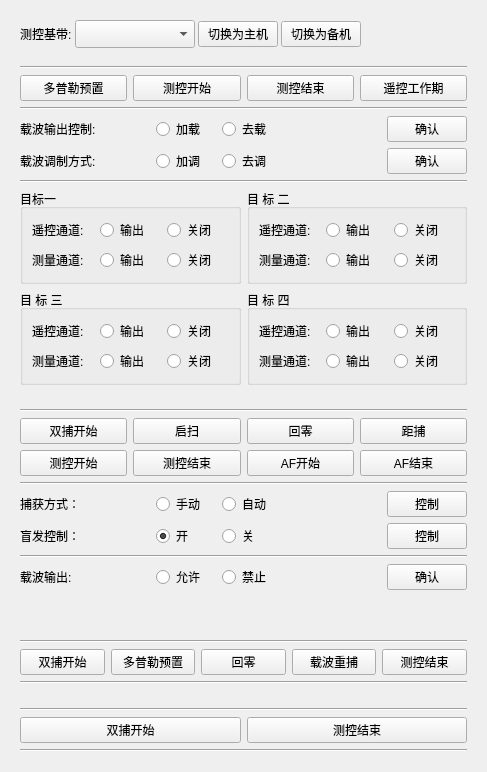
<?xml version="1.0" encoding="UTF-8"?>
<ui version="4.0">
 <class>SystemCaptureProcessControl</class>
 <widget class="QWidget" name="SystemCaptureProcessControl">
  <property name="geometry">
   <rect>
    <x>0</x>
    <y>0</y>
    <width>487</width>
    <height>772</height>
   </rect>
  </property>
  <property name="windowTitle">
   <string>Form</string>
  </property>
  <layout class="QVBoxLayout" name="verticalLayout">
   <item>
    <widget class="QWidget" name="widget" native="true">
     <layout class="QHBoxLayout" name="horizontalLayout_6">
      <property name="spacing">
       <number>3</number>
      </property>
      <property name="leftMargin">
       <number>9</number>
      </property>
      <property name="topMargin">
       <number>9</number>
      </property>
      <property name="rightMargin">
       <number>9</number>
      </property>
      <property name="bottomMargin">
       <number>3</number>
      </property>
      <item>
       <widget class="QLabel" name="label">
        <property name="text">
         <string>测控基带:</string>
        </property>
       </widget>
      </item>
      <item>
       <widget class="QComboBox" name="macb">
        <property name="minimumSize">
         <size>
          <width>120</width>
          <height>28</height>
         </size>
        </property>
       </widget>
      </item>
      <item>
       <widget class="QPushButton" name="switchMaster">
        <property name="text">
         <string>切换为主机</string>
        </property>
       </widget>
      </item>
      <item>
       <widget class="QPushButton" name="switchSlave">
        <property name="text">
         <string>切换为备机</string>
        </property>
       </widget>
      </item>
      <item>
       <spacer name="horizontalSpacer">
        <property name="orientation">
         <enum>Qt::Horizontal</enum>
        </property>
        <property name="sizeHint" stdset="0">
         <size>
          <width>164</width>
          <height>20</height>
         </size>
        </property>
       </spacer>
      </item>
     </layout>
    </widget>
   </item>
   <item>
    <widget class="QWidget" name="k2" native="true">
     <layout class="QVBoxLayout" name="verticalLayout_2">
      <item>
       <widget class="Line" name="line_3">
        <property name="orientation">
         <enum>Qt::Horizontal</enum>
        </property>
       </widget>
      </item>
      <item>
       <layout class="QGridLayout" name="gridLayout_6">
        <item row="0" column="0">
         <widget class="QPushButton" name="k2_dopplerPresets">
          <property name="text">
           <string>多普勒预置</string>
          </property>
         </widget>
        </item>
        <item row="0" column="1">
         <widget class="QPushButton" name="k2_controlStart">
          <property name="text">
           <string>测控开始</string>
          </property>
         </widget>
        </item>
        <item row="0" column="2">
         <widget class="QPushButton" name="k2_controlEnd">
          <property name="text">
           <string>测控结束</string>
          </property>
         </widget>
        </item>
        <item row="0" column="3">
         <widget class="QPushButton" name="k2_remoConWorkPeriod">
          <property name="text">
           <string>遥控工作期</string>
          </property>
         </widget>
        </item>
       </layout>
      </item>
      <item>
       <widget class="Line" name="line_2">
        <property name="orientation">
         <enum>Qt::Horizontal</enum>
        </property>
       </widget>
      </item>
      <item>
       <layout class="QHBoxLayout" name="horizontalLayout_5" stretch="0,0,0,1,0">
        <item>
         <widget class="QLabel" name="label_24">
          <property name="minimumSize">
           <size>
            <width>130</width>
            <height>0</height>
           </size>
          </property>
          <property name="text">
           <string>载波输出控制:</string>
          </property>
         </widget>
        </item>
        <item>
         <widget class="QRadioButton" name="k2_carrier_on">
          <property name="minimumSize">
           <size>
            <width>60</width>
            <height>0</height>
           </size>
          </property>
          <property name="text">
           <string>加载</string>
          </property>
         </widget>
        </item>
        <item>
         <widget class="QRadioButton" name="k2_carrier_off">
          <property name="minimumSize">
           <size>
            <width>60</width>
            <height>0</height>
           </size>
          </property>
          <property name="text">
           <string>去载</string>
          </property>
         </widget>
        </item>
        <item>
         <spacer name="horizontalSpacer_18">
          <property name="orientation">
           <enum>Qt::Horizontal</enum>
          </property>
          <property name="sizeHint" stdset="0">
           <size>
            <width>40</width>
            <height>20</height>
           </size>
          </property>
         </spacer>
        </item>
        <item>
         <widget class="QPushButton" name="k2_carrier">
          <property name="text">
           <string>确认</string>
          </property>
         </widget>
        </item>
       </layout>
      </item>
      <item>
       <layout class="QHBoxLayout" name="horizontalLayout_22" stretch="0,0,0,1,0">
        <item>
         <widget class="QLabel" name="label_25">
          <property name="minimumSize">
           <size>
            <width>130</width>
            <height>0</height>
           </size>
          </property>
          <property name="text">
           <string>载波调制方式:</string>
          </property>
         </widget>
        </item>
        <item>
         <widget class="QRadioButton" name="k2_adjunct_on">
          <property name="minimumSize">
           <size>
            <width>60</width>
            <height>0</height>
           </size>
          </property>
          <property name="text">
           <string>加调</string>
          </property>
         </widget>
        </item>
        <item>
         <widget class="QRadioButton" name="k2_adjunct_off">
          <property name="minimumSize">
           <size>
            <width>60</width>
            <height>0</height>
           </size>
          </property>
          <property name="text">
           <string>去调</string>
          </property>
         </widget>
        </item>
        <item>
         <spacer name="horizontalSpacer_19">
          <property name="orientation">
           <enum>Qt::Horizontal</enum>
          </property>
          <property name="sizeHint" stdset="0">
           <size>
            <width>40</width>
            <height>20</height>
           </size>
          </property>
         </spacer>
        </item>
        <item>
         <widget class="QPushButton" name="k2_adjunct">
          <property name="text">
           <string>确认</string>
          </property>
         </widget>
        </item>
       </layout>
      </item>
      <item>
       <widget class="Line" name="line">
        <property name="orientation">
         <enum>Qt::Horizontal</enum>
        </property>
       </widget>
      </item>
      <item>
       <layout class="QHBoxLayout" name="horizontalLayout">
        <item>
         <widget class="QGroupBox" name="groupBox_1">
          <property name="minimumSize">
           <size>
            <width>0</width>
            <height>0</height>
           </size>
          </property>
          <property name="title">
           <string>目标一</string>
          </property>
          <layout class="QGridLayout" name="gridLayout">
           <item row="1" column="2">
            <widget class="QRadioButton" name="target1_m_off">
             <property name="text">
              <string>关闭</string>
             </property>
            </widget>
           </item>
           <item row="0" column="0">
            <widget class="QLabel" name="label">
             <property name="minimumSize">
              <size>
               <width>50</width>
               <height>0</height>
              </size>
             </property>
             <property name="text">
              <string>遥控通道:</string>
             </property>
            </widget>
           </item>
           <item row="1" column="1">
            <widget class="QRadioButton" name="target1_m_on">
             <property name="text">
              <string>输出</string>
             </property>
            </widget>
           </item>
           <item row="1" column="0">
            <widget class="QLabel" name="label_2">
             <property name="minimumSize">
              <size>
               <width>50</width>
               <height>0</height>
              </size>
             </property>
             <property name="text">
              <string>测量通道:</string>
             </property>
            </widget>
           </item>
           <item row="0" column="1">
            <widget class="QRadioButton" name="target1_r_on">
             <property name="text">
              <string>输出</string>
             </property>
            </widget>
           </item>
           <item row="0" column="2">
            <widget class="QRadioButton" name="target1_r_off">
             <property name="text">
              <string>关闭</string>
             </property>
            </widget>
           </item>
          </layout>
         </widget>
        </item>
        <item>
         <widget class="QGroupBox" name="groupBox_2">
          <property name="minimumSize">
           <size>
            <width>0</width>
            <height>0</height>
           </size>
          </property>
          <property name="title">
           <string>目 标 二</string>
          </property>
          <layout class="QGridLayout" name="gridLayout_4">
           <item row="1" column="1">
            <widget class="QRadioButton" name="target2_m_on">
             <property name="text">
              <string>输出</string>
             </property>
            </widget>
           </item>
           <item row="1" column="2">
            <widget class="QRadioButton" name="target2_m_off">
             <property name="text">
              <string>关闭</string>
             </property>
            </widget>
           </item>
           <item row="0" column="2">
            <widget class="QRadioButton" name="target2_r_off">
             <property name="text">
              <string>关闭</string>
             </property>
            </widget>
           </item>
           <item row="1" column="0">
            <widget class="QLabel" name="label_7">
             <property name="minimumSize">
              <size>
               <width>50</width>
               <height>0</height>
              </size>
             </property>
             <property name="text">
              <string>测量通道:</string>
             </property>
            </widget>
           </item>
           <item row="0" column="0">
            <widget class="QLabel" name="label_9">
             <property name="minimumSize">
              <size>
               <width>50</width>
               <height>0</height>
              </size>
             </property>
             <property name="text">
              <string>遥控通道:</string>
             </property>
            </widget>
           </item>
           <item row="0" column="1">
            <widget class="QRadioButton" name="target2_r_on">
             <property name="text">
              <string>输出</string>
             </property>
            </widget>
           </item>
          </layout>
         </widget>
        </item>
       </layout>
      </item>
      <item>
       <layout class="QHBoxLayout" name="horizontalLayout_3">
        <item>
         <widget class="QGroupBox" name="groupBox_3">
          <property name="minimumSize">
           <size>
            <width>0</width>
            <height>0</height>
           </size>
          </property>
          <property name="title">
           <string>目 标 三</string>
          </property>
          <layout class="QGridLayout" name="gridLayout_3">
           <item row="0" column="1">
            <widget class="QRadioButton" name="target3_r_on">
             <property name="text">
              <string>输出</string>
             </property>
            </widget>
           </item>
           <item row="0" column="2">
            <widget class="QRadioButton" name="target3_r_off">
             <property name="text">
              <string>关闭</string>
             </property>
            </widget>
           </item>
           <item row="1" column="1">
            <widget class="QRadioButton" name="target3_m_on">
             <property name="text">
              <string>输出</string>
             </property>
            </widget>
           </item>
           <item row="0" column="0">
            <widget class="QLabel" name="label_6">
             <property name="minimumSize">
              <size>
               <width>50</width>
               <height>0</height>
              </size>
             </property>
             <property name="text">
              <string>遥控通道:</string>
             </property>
            </widget>
           </item>
           <item row="1" column="2">
            <widget class="QRadioButton" name="target3_m_off">
             <property name="text">
              <string>关闭</string>
             </property>
            </widget>
           </item>
           <item row="1" column="0">
            <widget class="QLabel" name="label_4">
             <property name="minimumSize">
              <size>
               <width>50</width>
               <height>0</height>
              </size>
             </property>
             <property name="text">
              <string>测量通道:</string>
             </property>
            </widget>
           </item>
          </layout>
         </widget>
        </item>
        <item>
         <widget class="QGroupBox" name="groupBox_4">
          <property name="minimumSize">
           <size>
            <width>0</width>
            <height>0</height>
           </size>
          </property>
          <property name="title">
           <string>目 标 四</string>
          </property>
          <layout class="QGridLayout" name="gridLayout_5">
           <item row="0" column="1">
            <widget class="QRadioButton" name="target4_r_on">
             <property name="text">
              <string>输出</string>
             </property>
            </widget>
           </item>
           <item row="1" column="0">
            <widget class="QLabel" name="label_10">
             <property name="minimumSize">
              <size>
               <width>50</width>
               <height>0</height>
              </size>
             </property>
             <property name="text">
              <string>测量通道:</string>
             </property>
            </widget>
           </item>
           <item row="0" column="2">
            <widget class="QRadioButton" name="target4_r_off">
             <property name="text">
              <string>关闭</string>
             </property>
            </widget>
           </item>
           <item row="1" column="2">
            <widget class="QRadioButton" name="target4_m_off">
             <property name="text">
              <string>关闭</string>
             </property>
            </widget>
           </item>
           <item row="1" column="1">
            <widget class="QRadioButton" name="target4_m_on">
             <property name="text">
              <string>输出</string>
             </property>
            </widget>
           </item>
           <item row="0" column="0">
            <widget class="QLabel" name="label_12">
             <property name="minimumSize">
              <size>
               <width>50</width>
               <height>0</height>
              </size>
             </property>
             <property name="text">
              <string>遥控通道:</string>
             </property>
            </widget>
           </item>
          </layout>
         </widget>
        </item>
       </layout>
      </item>
      <item>
       <spacer name="verticalSpacer_2">
        <property name="orientation">
         <enum>Qt::Vertical</enum>
        </property>
        <property name="sizeHint" stdset="0">
         <size>
          <width>20</width>
          <height>10</height>
         </size>
        </property>
       </spacer>
      </item>
     </layout>
    </widget>
   </item>
   <item>
    <widget class="QWidget" name="ttc" native="true">
     <layout class="QVBoxLayout" name="verticalLayout_3">
      <property name="bottomMargin">
       <number>9</number>
      </property>
      <item>
       <widget class="Line" name="line_4">
        <property name="orientation">
         <enum>Qt::Horizontal</enum>
        </property>
       </widget>
      </item>
      <item>
       <layout class="QGridLayout" name="gridLayout_2">
        <item row="1" column="3">
         <widget class="QPushButton" name="ttc_AFEnd">
          <property name="text">
           <string>AF结束</string>
          </property>
         </widget>
        </item>
        <item row="1" column="0">
         <widget class="QPushButton" name="ttc_controlStart">
          <property name="text">
           <string>测控开始</string>
          </property>
         </widget>
        </item>
        <item row="1" column="1">
         <widget class="QPushButton" name="ttc_controlEnd">
          <property name="text">
           <string>测控结束</string>
          </property>
         </widget>
        </item>
        <item row="0" column="2">
         <widget class="QPushButton" name="ttc_backToZero">
          <property name="text">
           <string>回零</string>
          </property>
         </widget>
        </item>
        <item row="0" column="3">
         <widget class="QPushButton" name="ttc_rangeCapture">
          <property name="text">
           <string>距捕</string>
          </property>
         </widget>
        </item>
        <item row="0" column="0">
         <widget class="QPushButton" name="ttc_doubleCatchStart">
          <property name="text">
           <string>双捕开始</string>
          </property>
         </widget>
        </item>
        <item row="0" column="1">
         <widget class="QPushButton" name="ttc_openAndSweep">
          <property name="text">
           <string>启扫</string>
          </property>
         </widget>
        </item>
        <item row="1" column="2">
         <widget class="QPushButton" name="ttc_AFStart">
          <property name="text">
           <string>AF开始</string>
          </property>
         </widget>
        </item>
       </layout>
      </item>
      <item>
       <widget class="Line" name="line_6">
        <property name="orientation">
         <enum>Qt::Horizontal</enum>
        </property>
       </widget>
      </item>
      <item>
       <layout class="QHBoxLayout" name="horizontalLayout_4">
        <item>
         <widget class="QLabel" name="label_10">
          <property name="minimumSize">
           <size>
            <width>130</width>
            <height>0</height>
           </size>
          </property>
          <property name="text">
           <string>捕获方式：</string>
          </property>
         </widget>
        </item>
        <item>
         <widget class="QRadioButton" name="captureModeManual">
          <property name="minimumSize">
           <size>
            <width>60</width>
            <height>0</height>
           </size>
          </property>
          <property name="text">
           <string>手动</string>
          </property>
          <property name="checked">
           <bool>true</bool>
          </property>
         </widget>
        </item>
        <item>
         <widget class="QRadioButton" name="captureModeAuto">
          <property name="minimumSize">
           <size>
            <width>60</width>
            <height>0</height>
           </size>
          </property>
          <property name="text">
           <string>自动</string>
          </property>
         </widget>
        </item>
        <item>
         <spacer name="horizontalSpacer_4">
          <property name="orientation">
           <enum>Qt::Horizontal</enum>
          </property>
          <property name="sizeHint" stdset="0">
           <size>
            <width>40</width>
            <height>20</height>
           </size>
          </property>
         </spacer>
        </item>
        <item>
         <widget class="QPushButton" name="captureControl">
          <property name="text">
           <string>控制</string>
          </property>
         </widget>
        </item>
       </layout>
      </item>
      <item>
       <layout class="QHBoxLayout" name="horizontalLayout_3">
        <item>
         <widget class="QLabel" name="label_11">
          <property name="minimumSize">
           <size>
            <width>130</width>
            <height>0</height>
           </size>
          </property>
          <property name="text">
           <string>盲发控制：</string>
          </property>
         </widget>
        </item>
        <item>
         <widget class="QRadioButton" name="blindControlOn">
          <property name="minimumSize">
           <size>
            <width>60</width>
            <height>0</height>
           </size>
          </property>
          <property name="text">
           <string>开</string>
          </property>
          <property name="checked">
           <bool>true</bool>
          </property>
         </widget>
        </item>
        <item>
         <widget class="QRadioButton" name="blindControlOff">
          <property name="minimumSize">
           <size>
            <width>60</width>
            <height>0</height>
           </size>
          </property>
          <property name="text">
           <string>关</string>
          </property>
         </widget>
        </item>
        <item>
         <spacer name="horizontalSpacer_3">
          <property name="orientation">
           <enum>Qt::Horizontal</enum>
          </property>
          <property name="sizeHint" stdset="0">
           <size>
            <width>40</width>
            <height>20</height>
           </size>
          </property>
         </spacer>
        </item>
        <item>
         <widget class="QPushButton" name="blindControl">
          <property name="text">
           <string>控制</string>
          </property>
         </widget>
        </item>
       </layout>
      </item>
      <item>
       <widget class="Line" name="line_5">
        <property name="orientation">
         <enum>Qt::Horizontal</enum>
        </property>
       </widget>
      </item>
      <item>
       <layout class="QHBoxLayout" name="horizontalLayout_17">
        <item>
         <widget class="QLabel" name="label_21">
          <property name="minimumSize">
           <size>
            <width>130</width>
            <height>0</height>
           </size>
          </property>
          <property name="text">
           <string>载波输出:</string>
          </property>
         </widget>
        </item>
        <item>
         <widget class="QRadioButton" name="sttc_carrier_on">
          <property name="minimumSize">
           <size>
            <width>60</width>
            <height>0</height>
           </size>
          </property>
          <property name="text">
           <string>允许</string>
          </property>
         </widget>
        </item>
        <item>
         <widget class="QRadioButton" name="sttc_carrier_off">
          <property name="minimumSize">
           <size>
            <width>60</width>
            <height>0</height>
           </size>
          </property>
          <property name="text">
           <string>禁止</string>
          </property>
         </widget>
        </item>
        <item>
         <spacer name="horizontalSpacer_15">
          <property name="orientation">
           <enum>Qt::Horizontal</enum>
          </property>
          <property name="sizeHint" stdset="0">
           <size>
            <width>40</width>
            <height>20</height>
           </size>
          </property>
         </spacer>
        </item>
        <item>
         <widget class="QPushButton" name="sttc_carrier">
          <property name="text">
           <string>确认</string>
          </property>
         </widget>
        </item>
       </layout>
      </item>
      <item>
       <spacer name="verticalSpacer">
        <property name="orientation">
         <enum>Qt::Vertical</enum>
        </property>
        <property name="sizeHint" stdset="0">
         <size>
          <width>20</width>
          <height>40</height>
         </size>
        </property>
       </spacer>
      </item>
     </layout>
    </widget>
   </item>
   <item>
    <widget class="QWidget" name="syth" native="true">
     <layout class="QVBoxLayout" name="verticalLayout_4">
      <item>
       <widget class="Line" name="line_7">
        <property name="orientation">
         <enum>Qt::Horizontal</enum>
        </property>
       </widget>
      </item>
      <item>
       <layout class="QGridLayout" name="gridLayout_7">
        <item row="0" column="4">
         <widget class="QPushButton" name="syth_controlEnd">
          <property name="text">
           <string>测控结束</string>
          </property>
         </widget>
        </item>
        <item row="0" column="2">
         <widget class="QPushButton" name="syth_backToZero">
          <property name="text">
           <string>回零</string>
          </property>
         </widget>
        </item>
        <item row="0" column="3">
         <widget class="QPushButton" name="syth_carrier">
          <property name="text">
           <string>载波重捕</string>
          </property>
         </widget>
        </item>
        <item row="0" column="1">
         <widget class="QPushButton" name="syth_dopplerPresets">
          <property name="text">
           <string>多普勒预置</string>
          </property>
         </widget>
        </item>
        <item row="0" column="0">
         <widget class="QPushButton" name="syth_doubleCatchStart">
          <property name="text">
           <string>双捕开始</string>
          </property>
         </widget>
        </item>
       </layout>
      </item>
      <item>
       <widget class="Line" name="line_8">
        <property name="orientation">
         <enum>Qt::Horizontal</enum>
        </property>
       </widget>
      </item>
      <item>
       <spacer name="verticalSpacer_3">
        <property name="orientation">
         <enum>Qt::Vertical</enum>
        </property>
        <property name="sizeHint" stdset="0">
         <size>
          <width>20</width>
          <height>10</height>
         </size>
        </property>
       </spacer>
      </item>
     </layout>
    </widget>
   </item>
   <item>
    <widget class="QWidget" name="skt" native="true">
     <layout class="QVBoxLayout" name="verticalLayout_5">
      <item>
       <widget class="Line" name="line_9">
        <property name="orientation">
         <enum>Qt::Horizontal</enum>
        </property>
       </widget>
      </item>
      <item>
       <layout class="QGridLayout" name="gridLayout_8">
        <item row="0" column="1">
         <widget class="QPushButton" name="skt_controlEnd">
          <property name="text">
           <string>测控结束</string>
          </property>
         </widget>
        </item>
        <item row="0" column="0">
         <widget class="QPushButton" name="skt_doubleCatchStart">
          <property name="text">
           <string>双捕开始</string>
          </property>
         </widget>
        </item>
       </layout>
      </item>
      <item>
       <widget class="Line" name="line_10">
        <property name="orientation">
         <enum>Qt::Horizontal</enum>
        </property>
       </widget>
      </item>
      <item>
       <spacer name="verticalSpacer_4">
        <property name="orientation">
         <enum>Qt::Vertical</enum>
        </property>
        <property name="sizeHint" stdset="0">
         <size>
          <width>20</width>
          <height>10</height>
         </size>
        </property>
       </spacer>
      </item>
     </layout>
    </widget>
   </item>
  </layout>
 </widget>
 <resources/>
 <connections/>
</ui>
